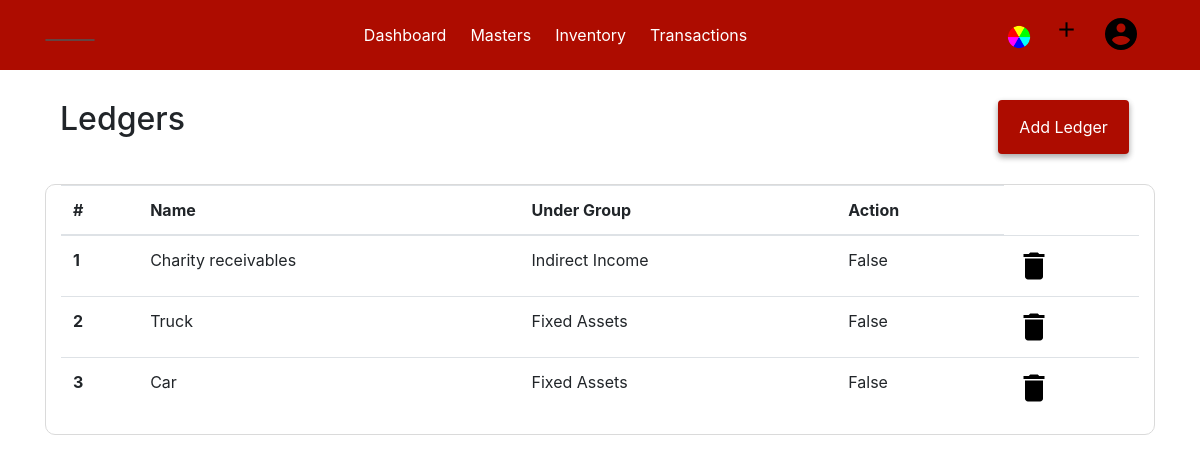
/ledgers (signed in), run on the app's committed database.
### acsystem/models.py (models this page shows, shortened)
class Ledger(db.Model):
    id = db.Column(db.Integer, primary_key=True)
    name = db.Column(db.String(40), nullable=False)
    affectinventory = db.Column(db.Boolean)
    undername = db.Column(db.String(40))
    under = db.Column(db.Integer, db.ForeignKey('group.id', ondelete="CASCADE"), nullable=False)
    company_id = db.Column(db.Integer, db.ForeignKey('company.id', ondelete="CASCADE"), nullable=False)

### acsystem/groupledger/routes.py (the view, shortened to what this page needs)
@groupledgers.route('/ledgers', methods=['GET','POST'])
@login_required
def ledger():
    if current_user.activecompany == 0:
        flash(f"No Company is Activated! ","warning")
        return redirect(url_for('company.companies'))
    form = LedgerForm()
    form.under.choices+= [(str(fixedgroup.id), fixedgroup.name) for fixedgroup in FixedGroup.query.all()]
    form.under.choices+= [(str(group.id), group.name) for group in Group.query.filter_by(company_id = current_user.activecompany).all()]
    ledgers = Ledger.query.filter_by(company_id = current_user.activecompany).all()
    return render_template('groupledger/showledgers.html', title="Ledgers", form=form, ledgers = ledgers )

### acsystem/models.py (called while the page is built)
@login_manager.user_loader
def load_user(user_id):
    return User.query.get(int(user_id))

### acsystem/templates/groupledger/showledgers.html (shortened to what this page needs)
{% from "renderfield.html" import render_field, render_doublefield %}
{% extends "layout.html"%}
{% block content %}
<div class="container">
    <div class="container-fluid">
        <h2 class="float-left">Ledgers</h2>
        <ul class="nav justify-content-end">
            <li class="btn color">
                <a class="nav-link" data-toggle="modal" data-target="#createledger">Add Ledger</a>
            </li>
        </ul>
    </div>
    <div class="container-fluid" style="border:1px solid rgb(218, 218, 218); border-radius:10px;">
        <table class="table table-hover">
            <thead>
                <tr>
                    <th scope="col">#</th>
                    <th scope="col">Name</th>
                    <th scope="col">Under Group</th>
                    <th scope="col">Action</th>
                </tr>
            </thead>
            <tbody>
                {% for ledger in ledgers %}
                <tr>
                    <th scope="row">{{loop.index}}</th>
                    <td>{{ ledger.name }}</td>
                    <td>{{ ledger.undername }}</td>
                    <td>{{ ledger.affectinventory }}</td>
                    <td  class="deletelgr" >
                        <img style="cursor:pointer;" data-toggle="modal" data-target="#deleteledger" src="{{ url_for('static',filename='images/delete.png') }}" alt="Delete">
                    </td>
                {% endfor %}
            </tbody>
        </table>
    </div>
</div>
{% endblock content %}

### acsystem/static/style.css (style rules this page uses)
.btn { -webkit-box-shadow: 0 3px 6px rgba(0, 0, 0, 0.16), 0 3px 6px rgba(0, 0, 0, 0.23); box-shadow: 0 3px 6px rgba(0, 0, 0, 0.16), 0 3px 6px rgba(0, 0, 0, 0.23); }
.nav-link { color: rgba(12, 12, 12, 0.76); padding: .5rem !important; }
.btn { margin: 0 .7rem; }
.container-fluid { margin-top: 30px !important; }

### data on the page
Ledger: name "Charity receivables", undername "Indirect Income", affectinventory "False"
Ledger: name "Truck", undername "Fixed Assets", affectinventory "False"
Ledger: name "Car", undername "Fixed Assets", affectinventory "False"
